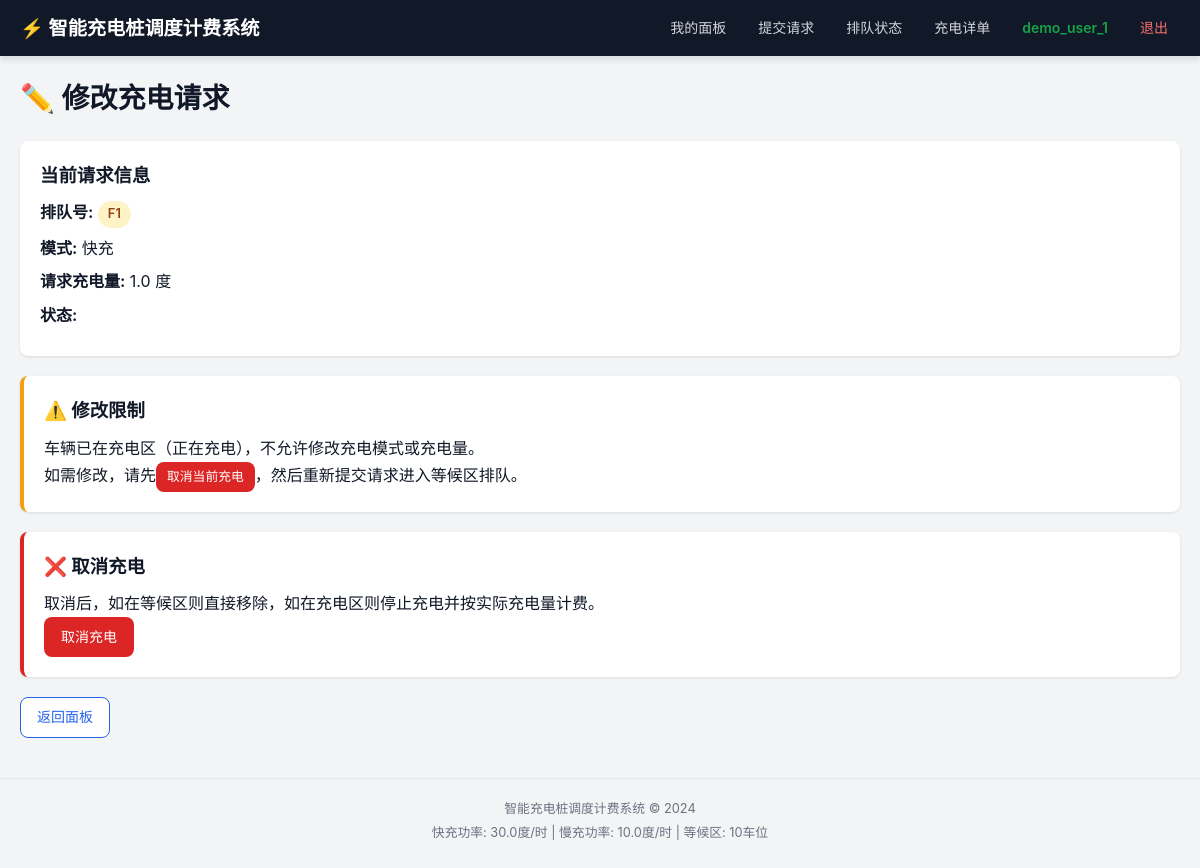
The app's page /user/modify_request/527 (signed in) with its own data.
### tables this page shows
CREATE TABLE requests (
            id INTEGER PRIMARY KEY AUTOINCREMENT,
            user_id INTEGER NOT NULL,
            queue_number TEXT,
            mode TEXT NOT NULL,
            request_amount REAL NOT NULL,
            actual_amount REAL DEFAULT 0,
            status TEXT DEFAULT 'waiting',
            charger_id INTEGER,
            charger_queue_position INTEGER DEFAULT -1,
            created_at TIMESTAMP DEFAULT CURRENT_TIMESTAMP,
            start_time TIMESTAMP,
            end_time TIMESTAMP,
            charge_fee REAL DEFAULT 0,
            service_fee REAL DEFAULT 0,
            total_fee REAL DEFAULT 0,
            wait_start_time TIMESTAMP DEFAULT CURRENT_TIMESTAMP,
            FOREIGN KEY (user_id) REFERENCES users(id)
        );

### app.py (the view, shortened to what this page needs)
@app.route('/user/modify_request/<int:request_id>', methods=['GET', 'POST'])
@login_required
def modify_request(request_id):
    req = get_request(request_id)
    if not req or req['user_id'] != session['user_id']:
        flash('请求不存在', 'danger')
        return redirect(url_for('user_dashboard'))
    return render_template('user/modify_request.html', req=req)

### app.py (called while the page is built)
@app.context_processor
def inject_config():
    s = settings.get_all()
    return {
        'config': {
            'FAST_CHARGING_PILE_NUM': s['FAST_CHARGING_PILE_NUM'],
            'TRICKLE_CHARGING_PILE_NUM': s['TRICKLE_CHARGING_PILE_NUM'],
            'FAST_CHARGING_POWER': s['FAST_CHARGING_POWER'],
            'TRICKLE_CHARGING_POWER': s['TRICKLE_CHARGING_POWER'],
            'WAITING_AREA_SIZE': s['WAITING_AREA_SIZE'],
            'CHARGING_QUEUE_LEN': s['CHARGING_QUEUE_LEN'],
            'SERVICE_FEE_RATE': s['SERVICE_FEE_RATE'],
            'SIMULATION_SPEED': s['SIMULATION_SPEED'],
        },
        'get_all_chargers': get_all_chargers,
        'get_charger': get_charger,
    }

def login_required(f):
    @wraps(f)
    def decorated(*args, **kwargs):
        if 'user_id' not in session:
            flash('请先登录', 'warning')
            return redirect(url_for('login'))
        return f(*args, **kwargs)
    return decorated

### database.py (called while the page is built)
def get_db():
    conn = sqlite3.connect(DATABASE_PATH)
    conn.row_factory = sqlite3.Row
    conn.execute("PRAGMA foreign_keys = ON")
    return conn

def get_request(request_id):
    conn = get_db()
    req = conn.execute("SELECT * FROM requests WHERE id = ?", (request_id,)).fetchone()
    conn.close()
    return dict(req) if req else None

### templates/user/modify_request.html (shortened to what this page needs)
{% extends "base.html" %}
{% block content %}
<div class="form-container">
    <h1>✏️ 修改充电请求</h1>
    <div class="card">
        <div class="request-info">
            <h3>当前请求信息</h3>
            <p><strong>排队号:</strong> <span class="badge badge-{{ 'fast' if req.mode == 'fast' else 'slow' }}">{{ req.queue_number }}</span></p>
            <p><strong>模式:</strong> {{ '快充' if req.mode == 'fast' else '慢充' }}</p>
            <p><strong>请求充电量:</strong> {{ req.request_amount }} 度</p>
            <p><strong>状态:</strong>
            </p>
        </div>
    </div>
    {% if req.status == 'waiting' %}
    <div class="card">
        <h3>🔄 修改充电模式</h3>
        <p class="hint">修改后将重新生成排队号，排到新模式队列最后一位。</p>
        <form method="POST">
            <input type="hidden" name="action" value="modify_mode">
            <div class="form-group">
                <label>新模式</label>
                <div class="mode-selector">
                    <label class="mode-option mode-fast">
                        <input type="radio" name="mode" value="fast" {{ 'checked' if req.mode == 'fast' else '' }}>
                        <div class="mode-content">
                            <span class="mode-icon">⚡</span>
                            <span class="mode-name">快充</span>
                        </div>
                    </label>
                    <label class="mode-option mode-slow">
                        <input type="radio" name="mode" value="slow" {{ 'checked' if req.mode == 'slow' else '' }}>
                        <div class="mode-content">
                            <span class="mode-icon">🔋</span>
                            <span class="mode-name">慢充</span>
                        </div>
                    </label>
                </div>
            </div>
            <button type="submit" class="btn btn-primary">确认修改模式</button>
        </form>
    </div>
    <div class="card">
        <h3>🔋 修改充电量</h3>
        <p class="hint">排队号不变。</p>
        <form method="POST">
            <input type="hidden" name="action" value="modify_amount">
            <div class="form-group">
                <label for="request_amount">新充电量（度）</label>
                <input type="number" id="request_amount" name="request_amount"
                       value="{{ req.request_amount }}" required min="0.1" step="0.1">
            </div>
            <button type="submit" class="btn btn-primary">确认修改充电量</button>
        </form>
    </div>
    {% else %}
    <div class="card card-warning">
        <h3>⚠️ 修改限制</h3>
        <p>车辆已在充电区（{{ '充电桩队列中' if req.status == 'queued' else '正在充电' }}），不允许修改充电模式或充电量。</p>
        <p>如需修改，请先<a href="{{ url_for('cancel_request', request_id=req.id) }}" class="btn btn-sm btn-danger">取消当前充电</a>，然后重新提交请求进入等候区排队。</p>
    </div>
    {% endif %}
    <div class="card card-danger">
        <h3>❌ 取消充电</h3>
        <p>取消后，如在等候区则直接移除，如在充电区则停止充电并按实际充电量计费。</p>
        <a href="{{ url_for('cancel_request', request_id=req.id) }}" class="btn btn-danger" onclick="return confirm('确认取消充电请求？')">取消充电</a>
    </div>
    <div class="form-actions">
        <a href="{{ url_for('user_dashboard') }}" class="btn btn-outline">返回面板</a>
    </div>
</div>
{% endblock %}

### static/css/style.css (style rules this page uses)
:root { --primary: #2563eb; --primary-dark: #1d4ed8; --success: #16a34a; --warning: #f59e0b; --danger: #dc2626; --info: #0891b2; --gray-50: #f9fafb; --gray-100: #f3f4f6; --gray-200: #e5e7eb; --gray-300: #d1d5db; --gray-500: #6b7280; --gray-700: #374151; --gray-900: #111827; --radius: 8px; --shadow: 0 1px 3px rgba(0,0,0,0.1); --shadow-lg: 0 4px 6px rgba(0,0,0,0.1); }
* { margin: 0; padding: 0; box-sizing: border-box; }
body { font-family: -apple-system, BlinkMacSystemFont, 'Segoe UI', Roboto, 'Helvetica Neue', Arial, sans-serif; background: var(--gray-100); color: var(--gray-900); line-height: 1.6; min-height: 100vh; }
h1 { font-size: 1.75rem; margin-bottom: 20px; color: var(--gray-900); }
h3 { font-size: 1.15rem; margin-bottom: 10px; }
.card { background: white; border-radius: var(--radius); padding: 20px; margin-bottom: 20px; box-shadow: var(--shadow); }
.card-warning { border-left: 4px solid var(--warning); }
.card-danger { border-left: 4px solid var(--danger); }
.btn { display: inline-block; padding: 8px 16px; border-radius: var(--radius); border: 1px solid transparent; font-size: 0.875rem; cursor: pointer; text-decoration: none; text-align: center; transition: all 0.2s; font-weight: 500; }
.btn-outline { background: white; color: var(--primary); border-color: var(--primary); }
.btn-danger { background: var(--danger); color: white; }
.btn-sm { padding: 4px 10px; font-size: 0.8rem; }
.form-actions { margin-top: 20px; display: flex; gap: 10px; }
.badge { display: inline-block; padding: 3px 10px; border-radius: 20px; font-size: 0.8rem; font-weight: 600; }
.badge-fast { background: #fef3c7; color: #92400e; }
.request-info p { margin-bottom: 8px; }

### records on screen
requests: queue_number "F1", mode "快充", request_amount "1.0", status "正在充电"

### other values on screen
{{ session.username }} "demo_user_1"
{{ config.FAST_CHARGING_POWER }} "30.0"
{{ config.TRICKLE_CHARGING_POWER }} "10.0"
{{ config.WAITING_AREA_SIZE }} "10"
